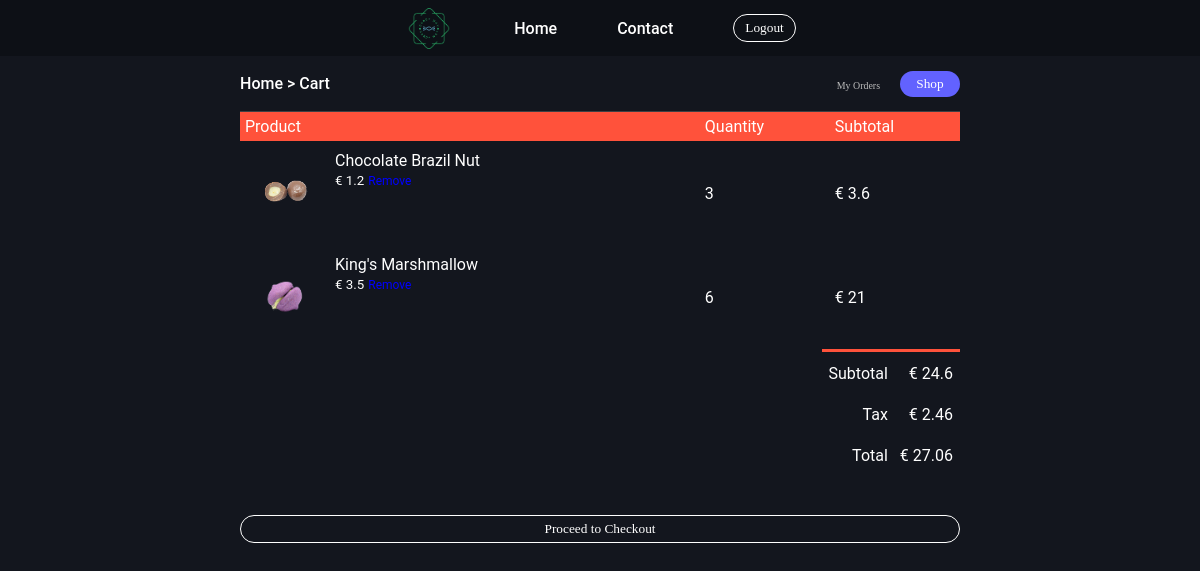
The app's page /cart.php (signed in) with its own data.
### tables this page shows
CREATE TABLE `cart_details` (
  `userid` varchar(6) NOT NULL,
  `cand_id` int NOT NULL,
  `quantity` int NOT NULL
);

CREATE TABLE `candies` (
  `cand_id` int NOT NULL,
  `cand_name` varchar(20) NOT NULL,
  `cand_img` varchar(100) NOT NULL,
  `cand_price` float NOT NULL,
  `user_rating` int NOT NULL,
  `unit` int NOT NULL,
  `total_candies` int NOT NULL
);

### cart.php (the view, shortened to what this page needs)
<?php
include "databse_conn.php";
if(!isset($_SESSION['userid'])) {
  echo "<script>window.location.href ='login.php'</script>";
}
else {
  $id = $_SESSION['userid'];
  $subtotal = 0;
  $sql = "SELECT * FROM cart_details join candies WHERE cart_details.userid='$id' AND cart_details.cand_id=candies.cand_id";
  $result = mysqli_query($link, $sql);
  if($result) {
    $data=mysqli_fetch_all($result,MYSQLI_ASSOC);
  }
}
?>
<!DOCTYPE html>
<html lang="en">
  <head>
    <link rel="stylesheet" href="1.css" />
    <link
      rel="stylesheet"
      href="https://kit-pro.fontawesome.com/releases/v5.15.3/css/pro.min.css"
    />
  </head>
  <body>
    <section id="topnav">
      <div class="nav">
        <div class="logo">
          <img src="CW_logo.webp" onclick="location.href='home.php'" alt="Logo" />
        </div>
        <div class="menu">
          <ul class="nav-menu">
            <li><a href="home.php">Home</a></li>
            <li><a href="contact.php">Contact</a></li>
            <?php
            if(!isset($_SESSION['userid'])) {?>
              <li><button onclick="location.href='login.php'" class="transparent-btn">Login</button></li>
            <?php }
            else {?>
              <li><button onclick="location.href='logout.php'" class="transparent-btn">Logout</button></li>
            <?php }
            ?>
          </ul>
        </div>
      </div>
    </section>
    <section id="navbar">
      <div class="nav">
        <div class="pagenav"><a href="home.php">Home</a> > Cart</div>
        <div class="menu">
          <ul>
            <li><a href="myorders.php">My Orders</a></li>
            <li>
              <button onClick="location.href='shop.php'" class="blue-btn">
                Shop
              </button>
            </li>
          </ul>
        </div>
      </div>
    </section>
    <div class="small-container_cart-page" style="color: white;">
        <table id="table1">
            <tr>
                <th>Product</th>
                <th>Quantity</th>
                <th>Subtotal</th>
            </tr>
            <?php
              foreach($data as $row){?>
                <tr>
                    <td>
                        <div class="cart-info">
                            <div class="img">
                            <img src="<?php echo $row['cand_img'];?>">
                            </div>
                            <div>
                                <p><?php echo $row['cand_name'];?></p>
                                <small>€ <?php echo $row['cand_price'];?></small>
                                <a href="remover_candies_cart.php?cand_id=<?php echo $row['cand_id'];?>">Remove</a>
                            </div>
                        </div>
                    </td>
                    <td><?php echo $row['quantity'];?></td>
                    <td>€ <?php $subtotal= $subtotal+($row['cand_price']*$row['quantity']); echo $row['cand_price']*$row['quantity'];?></td>
                </tr>
              <?php }?>
        </table>
        <div style="margin-bottom: 30px" class="total-price">
            <table>
                <tr>
                    <td>Subtotal</td>
                    <td>€ <?php echo $subtotal;?></td>
                </tr>
                <tr>
                    <td>Tax</td>
                    <td>€ <?php echo round($subtotal*0.1, 2);?></td>
                </tr>
                <tr>
                    <td>Total</td>
                    <td>€ <?php $_SESSION['total_price'] = $subtotal+$subtotal*0.1; echo round($subtotal+$subtotal*0.1, 2);?></td>
                </tr>
            </table>
        </div>
        <section>
          <div>
            <button  onclick="location.href='payment.php'" class="transparent-btn">
              Proceed to Checkout
            </button>
          </div>
        </section>
    </div>
</body>
</html>

### 1.css (style rules this page uses)
:root { --blue: rgb(98, 98, 255); --dark_blue: rgb(0, 0, 214); --primarydark: #13161e; --secondarydark: #0d1016; --white: white; --grey: rgba(107, 107, 107, 0.5); --light_grey: rgb(187, 187, 187); --black: black; --active: rgb(187, 187, 187); }
body { font-family: "Roboto"; color: white; }
* { margin: 0; padding: 0; box-sizing: border-box; }
a { text-decoration: none; }
body { background-color: var(--primarydark); }
.blue-btn { width: 60px; border: none; color: var(--white); background-color: var(--blue); border-radius: 16px; padding-left: 11px; padding-right: 11px; padding-bottom: 5px; padding-top: 5px; font-family: "Panton"; transition-duration: 250ms; cursor: pointer; }
.transparent-btn { border: none; color: var(--white); background-color: transparent; border: 1px solid; border-color: var(--white); border-radius: 16px; padding-left: 11px; padding-right: 11px; padding-bottom: 5px; padding-top: 5px; font-family: "Panton"; transition-duration: 250ms; cursor: pointer; }
#topnav { background-color: var(--secondarydark); }
#topnav .nav { display: flex; flex-direction: row; align-items: center; justify-content: center; width: 86%; margin: auto; height: 56px; }
#topnav img { width: 150%; max-width: 50px; height: auto; align-items: center; }
#topnav ul { list-style-type: none; margin: 0; display: flex; justify-content: space-between; align-items: center; }
#topnav li { margin-left: 5vw; }
#topnav li a { color: var(--white); font-family: "Roboto"; font-weight: 500; font-size: 1em; }
#navbar { background-color: var(--primarydark); }
#navbar .nav { display: flex; width: 60%; margin: auto; justify-content: space-between; align-items: center; height: 56px; border-bottom: 0.1vw solid; border-color: var(--grey); }
.nav .pagenav { color: var(--white); font-family: "Roboto"; font-weight: 500; font-size: 1em; }
.nav .pagenav a { color: var(--white); }
#navbar ul { list-style-type: none; margin: 0; display: flex; justify-content: space-between; align-items: center; font-family: "Panton"; }
#navbar li { margin-left: 20px; }
#navbar li a { color: var(--light_grey); font-family: "Panton"; font-weight: 500; font-size: 0.62em; }
#topnav .nav .logo { margin-top: 5px; }
#table1 { width: 100%; border-collapse: collapse; }
.cart-info { display: flex; flex-wrap: wrap; }
th { text-align: left; padding: 5px; color: #fff; background: #ff523b; font-weight: normal; }
td { padding: 10px 5px; }
td a { color: blue; font-size: 12px; }
td img { width: 80px; height: 80px; margin-right: 10px; }
.total-price { float: right; text-align: right; }
.total-price table { border-top: 3px solid #ff523b; width: 100%; max-width: 400px; }
.small-container_cart-page { margin-top: 50px; width: 60%; margin: auto; }
button { background-color: #04AA6D; color: white; padding: 14px 20px; margin: 8px 0; border: none; cursor: pointer; width: 100%; }

### records on screen
cart_details: cand.cand_img (picture), cand.cand_name "Chocolate Brazil Nut", cand.cand_price "1.2", quantity "3", $row['cand_price']*$row['quantity'] "3.6"
cart_details: cand.cand_img (picture), cand.cand_name "King's Marshmallow", cand.cand_price "3.5", quantity "6", $row['cand_price']*$row['quantity'] "21"

### other values on screen
$subtotal "24.6"
$subtotal*0.1 "2.46"
$subtotal+$subtotal*0.1 "27.06"
